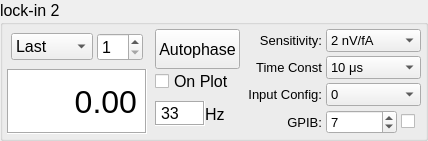
           <widget class="QGroupBox" name="groupBox_7">
            <property name="font">
             <font>
              <pointsize>12</pointsize>
             </font>
            </property>
            <property name="title">
             <string>lock-in 2</string>
            </property>
            <layout class="QHBoxLayout" name="horizontalLayout_23">
             <property name="spacing">
              <number>0</number>
             </property>
             <property name="leftMargin">
              <number>0</number>
             </property>
             <property name="topMargin">
              <number>0</number>
             </property>
             <property name="rightMargin">
              <number>0</number>
             </property>
             <property name="bottomMargin">
              <number>0</number>
             </property>
             <item>
              <layout class="QVBoxLayout" name="verticalLayout_2" stretch="0,1">
               <property name="spacing">
                <number>4</number>
               </property>
               <property name="leftMargin">
                <number>4</number>
               </property>
               <property name="topMargin">
                <number>4</number>
               </property>
               <property name="rightMargin">
                <number>4</number>
               </property>
               <property name="bottomMargin">
                <number>4</number>
               </property>
               <item>
                <layout class="QHBoxLayout" name="horizontalLayout_4" stretch="1,0">
                 <property name="spacing">
                  <number>4</number>
                 </property>
                 <property name="leftMargin">
                  <number>4</number>
                 </property>
                 <property name="topMargin">
                  <number>4</number>
                 </property>
                 <property name="rightMargin">
                  <number>4</number>
                 </property>
                 <property name="bottomMargin">
                  <number>4</number>
                 </property>
                 <item>
                  <widget class="QComboBox" name="CB_dispE2">
                   <property name="font">
                    <font>
                     <pointsize>12</pointsize>
                    </font>
                   </property>
                   <item>
                    <property name="text">
                     <string>Last</string>
                    </property>
                   </item>
                   <item>
                    <property name="text">
                     <string>Rolling</string>
                    </property>
                   </item>
                   <item>
                    <property name="text">
                     <string>Plotted</string>
                    </property>
                   </item>
                   <item>
                    <property name="text">
                     <string>TCsafe</string>
                    </property>
                   </item>
                  </widget>
                 </item>
                 <item>
                  <widget class="QSpinBox" name="SP_ras2">
                   <property name="font">
                    <font>
                     <pointsize>12</pointsize>
                    </font>
                   </property>
                   <property name="minimum">
                    <number>1</number>
                   </property>
                   <property name="maximum">
                    <number>10</number>
                   </property>
                  </widget>
                 </item>
                </layout>
               </item>
               <item>
                <widget class="QLabel" name="LE_E2">
                 <property name="font">
                  <font>
                   <pointsize>24</pointsize>
                  </font>
                 </property>
                 <property name="styleSheet">
                  <string notr="true">background-color: rgb(255, 255, 255);</string>
                 </property>
                 <property name="frameShape">
                  <enum>QFrame::Box</enum>
                 </property>
                 <property name="frameShadow">
                  <enum>QFrame::Sunken</enum>
                 </property>
                 <property name="text">
                  <string>0.00</string>
                 </property>
                 <property name="alignment">
                  <set>Qt::AlignRight|Qt::AlignTrailing|Qt::AlignVCenter</set>
                 </property>
                </widget>
               </item>
              </layout>
             </item>
             <item>
              <layout class="QVBoxLayout" name="verticalLayout_4">
               <property name="spacing">
                <number>0</number>
               </property>
               <property name="leftMargin">
                <number>4</number>
               </property>
               <property name="topMargin">
                <number>4</number>
               </property>
               <property name="rightMargin">
                <number>4</number>
               </property>
               <property name="bottomMargin">
                <number>4</number>
               </property>
               <item>
                <widget class="QPushButton" name="PB_autophase2">
                 <property name="minimumSize">
                  <size>
                   <width>0</width>
                   <height>40</height>
                  </size>
                 </property>
                 <property name="font">
                  <font>
                   <pointsize>12</pointsize>
                  </font>
                 </property>
                 <property name="text">
                  <string>Autophase</string>
                 </property>
                </widget>
               </item>
               <item>
                <widget class="QCheckBox" name="CB_onplot2">
                 <property name="font">
                  <font>
                   <pointsize>12</pointsize>
                  </font>
                 </property>
                 <property name="text">
                  <string>On Plot</string>
                 </property>
                </widget>
               </item>
               <item>
                <layout class="QHBoxLayout" name="horizontalLayout_19">
                 <item>
                  <widget class="QLabel" name="LE_freq2">
                   <property name="minimumSize">
                    <size>
                     <width>50</width>
                     <height>20</height>
                    </size>
                   </property>
                   <property name="maximumSize">
                    <size>
                     <width>35</width>
                     <height>25</height>
                    </size>
                   </property>
                   <property name="styleSheet">
                    <string notr="true">background-color: rgb(255, 255, 255);</string>
                   </property>
                   <property name="frameShape">
                    <enum>QFrame::Box</enum>
                   </property>
                   <property name="frameShadow">
                    <enum>QFrame::Sunken</enum>
                   </property>
                   <property name="text">
                    <string>33</string>
                   </property>
                  </widget>
                 </item>
                 <item>
                  <widget class="QLabel" name="label_35">
                   <property name="text">
                    <string>Hz</string>
                   </property>
                  </widget>
                 </item>
                </layout>
               </item>
              </layout>
             </item>
             <item>
              <layout class="QGridLayout" name="gridLayout_9">
               <property name="leftMargin">
                <number>4</number>
               </property>
               <property name="topMargin">
                <number>4</number>
               </property>
               <property name="rightMargin">
                <number>4</number>
               </property>
               <property name="bottomMargin">
                <number>4</number>
               </property>
               <property name="spacing">
                <number>4</number>
               </property>
               <item row="1" column="0">
                <widget class="QLabel" name="label_28">
                 <property name="font">
                  <font>
                   <pointsize>10</pointsize>
                  </font>
                 </property>
                 <property name="text">
                  <string>Time Const</string>
                 </property>
                 <property name="alignment">
                  <set>Qt::AlignRight|Qt::AlignTrailing|Qt::AlignVCenter</set>
                 </property>
                </widget>
               </item>
               <item row="2" column="0">
                <widget class="QLabel" name="label_29">
                 <property name="font">
                  <font>
                   <pointsize>10</pointsize>
                  </font>
                 </property>
                 <property name="text">
                  <string>Input Config:</string>
                 </property>
                 <property name="alignment">
                  <set>Qt::AlignRight|Qt::AlignTrailing|Qt::AlignVCenter</set>
                 </property>
                </widget>
               </item>
               <item row="2" column="1">
                <widget class="QComboBox" name="CB_ic2">
                 <property name="font">
                  <font>
                   <pointsize>10</pointsize>
                  </font>
                 </property>
                 <item>
                  <property name="text">
                   <string>0</string>
                  </property>
                 </item>
                 <item>
                  <property name="text">
                   <string>1</string>
                  </property>
                 </item>
                 <item>
                  <property name="text">
                   <string>2</string>
                  </property>
                 </item>
                 <item>
                  <property name="text">
                   <string>3</string>
                  </property>
                 </item>
                </widget>
               </item>
               <item row="0" column="0">
                <widget class="QLabel" name="label_27">
                 <property name="font">
                  <font>
                   <pointsize>10</pointsize>
                  </font>
                 </property>
                 <property name="text">
                  <string>Sensitivity:</string>
                 </property>
                 <property name="alignment">
                  <set>Qt::AlignRight|Qt::AlignTrailing|Qt::AlignVCenter</set>
                 </property>
                </widget>
               </item>
               <item row="3" column="0">
                <widget class="QLabel" name="label_39">
                 <property name="font">
                  <font>
                   <pointsize>10</pointsize>
                  </font>
                 </property>
                 <property name="text">
                  <string>GPIB:</string>
                 </property>
                 <property name="alignment">
                  <set>Qt::AlignRight|Qt::AlignTrailing|Qt::AlignVCenter</set>
                 </property>
                </widget>
               </item>
               <item row="0" column="1">
                <widget class="QComboBox" name="CB_sens2">
                 <property name="font">
                  <font>
                   <pointsize>10</pointsize>
                  </font>
                 </property>
                 <item>
                  <property name="text">
                   <string>2 nV/fA</string>
                  </property>
                 </item>
                 <item>
                  <property name="text">
                   <string>5 nV/fA</string>
                  </property>
                 </item>
                 <item>
                  <property name="text">
                   <string>10 nV/fA</string>
                  </property>
                 </item>
                 <item>
                  <property name="text">
                   <string>20 nV/fA</string>
                  </property>
                 </item>
                 <item>
                  <property name="text">
                   <string>50 nV/fA</string>
                  </property>
                 </item>
                 <item>
                  <property name="text">
                   <string>100 nV/fA</string>
                  </property>
                 </item>
                 <item>
                  <property name="text">
                   <string>200 nV/fA</string>
                  </property>
                 </item>
                 <item>
                  <property name="text">
                   <string>500 nV/fA</string>
                  </property>
                 </item>
                 <item>
                  <property name="text">
                   <string>1 μV/pA</string>
                  </property>
                 </item>
                 <item>
                  <property name="text">
                   <string>2 μV/pA</string>
                  </property>
                 </item>
                 <item>
                  <property name="text">
                   <string>5 μV/pA</string>
                  </property>
                 </item>
                 <item>
                  <property name="text">
                   <string>10 μV/pA</string>
                  </property>
                 </item>
                 <item>
                  <property name="text">
                   <string>20 μV/pA</string>
                  </property>
                 </item>
                 <item>
                  <property name="text">
                   <string>50 μV/pA</string>
                  </property>
                 </item>
                 <item>
                  <property name="text">
                   <string>100 μV/pA</string>
                  </property>
                 </item>
                 <item>
                  <property name="text">
                   <string>200 μV/pA</string>
                  </property>
                 </item>
                 <item>
                  <property name="text">
                   <string>500 μV/pA</string>
                  </property>
                 </item>
                 <item>
                  <property name="text">
                   <string>1 mV/nA</string>
                  </property>
                 </item>
                 <item>
                  <property name="text">
                   <string>2 mV/nA</string>
                  </property>
                 </item>
                 <item>
                  <property name="text">
                   <string>5 mV/nA</string>
                  </property>
                 </item>
                 <item>
                  <property name="text">
                   <string>10 mV/nA</string>
                  </property>
                 </item>
                 <item>
                  <property name="text">
                   <string>20 mV/nA</string>
                  </property>
                 </item>
                 <item>
                  <property name="text">
                   <string>50 mV/nA</string>
                  </property>
                 </item>
                 <item>
                  <property name="text">
                   <string>100 mV/nA</string>
                  </property>
                 </item>
                 <item>
                  <property name="text">
                   <string>200 mV/nA</string>
                  </property>
                 </item>
                 <item>
                  <property name="text">
                   <string>500 mV/nA</string>
                  </property>
                 </item>
                 <item>
                  <property name="text">
                   <string>1 V/μA</string>
                  </property>
                 </item>
                </widget>
               </item>
               <item row="1" column="1">
                <widget class="QComboBox" name="CB_tc2">
                 <property name="font">
                  <font>
                   <pointsize>10</pointsize>
                  </font>
                 </property>
                 <item>
                  <property name="text">
                   <string>10 μs</string>
                  </property>
                 </item>
                 <item>
                  <property name="text">
                   <string>30 μs</string>
                  </property>
                 </item>
                 <item>
                  <property name="text">
                   <string>100 μs</string>
                  </property>
                 </item>
                 <item>
                  <property name="text">
                   <string>300 μs</string>
                  </property>
                 </item>
                 <item>
                  <property name="text">
                   <string>1 ms</string>
                  </property>
                 </item>
                 <item>
                  <property name="text">
                   <string>3 ms</string>
                  </property>
                 </item>
                 <item>
                  <property name="text">
                   <string>10 ms</string>
                  </property>
                 </item>
                 <item>
                  <property name="text">
                   <string>30 ms</string>
                  </property>
                 </item>
                 <item>
                  <property name="text">
                   <string>100 ms</string>
                  </property>
                 </item>
                 <item>
                  <property name="text">
                   <string>300 ms</string>
                  </property>
                 </item>
                 <item>
                  <property name="text">
                   <string>1 s</string>
                  </property>
                 </item>
                 <item>
                  <property name="text">
                   <string>3 s</string>
                  </property>
                 </item>
                 <item>
                  <property name="text">
                   <string>10 s</string>
                  </property>
                 </item>
                 <item>
                  <property name="text">
                   <string>30 s</string>
                  </property>
                 </item>
                </widget>
               </item>
               <item row="3" column="1">
                <layout class="QHBoxLayout" name="horizontalLayout_29">
                 <item>
                  <widget class="QSpinBox" name="SP_address2">
                   <property name="font">
                    <font>
                     <pointsize>10</pointsize>
                    </font>
                   </property>
                   <property name="maximum">
                    <number>10</number>
                   </property>
                   <property name="value">
                    <number>7</number>
                   </property>
                  </widget>
                 </item>
                 <item>
                  <widget class="QCheckBox" name="CB_connect2">
                   <property name="maximumSize">
                    <size>
                     <width>20</width>
                     <height>16777215</height>
                    </size>
                   </property>
                   <property name="text">
                    <string/>
                   </property>
                  </widget>
                 </item>
                </layout>
               </item>
              </layout>
             </item>
            </layout>
           </widget>
